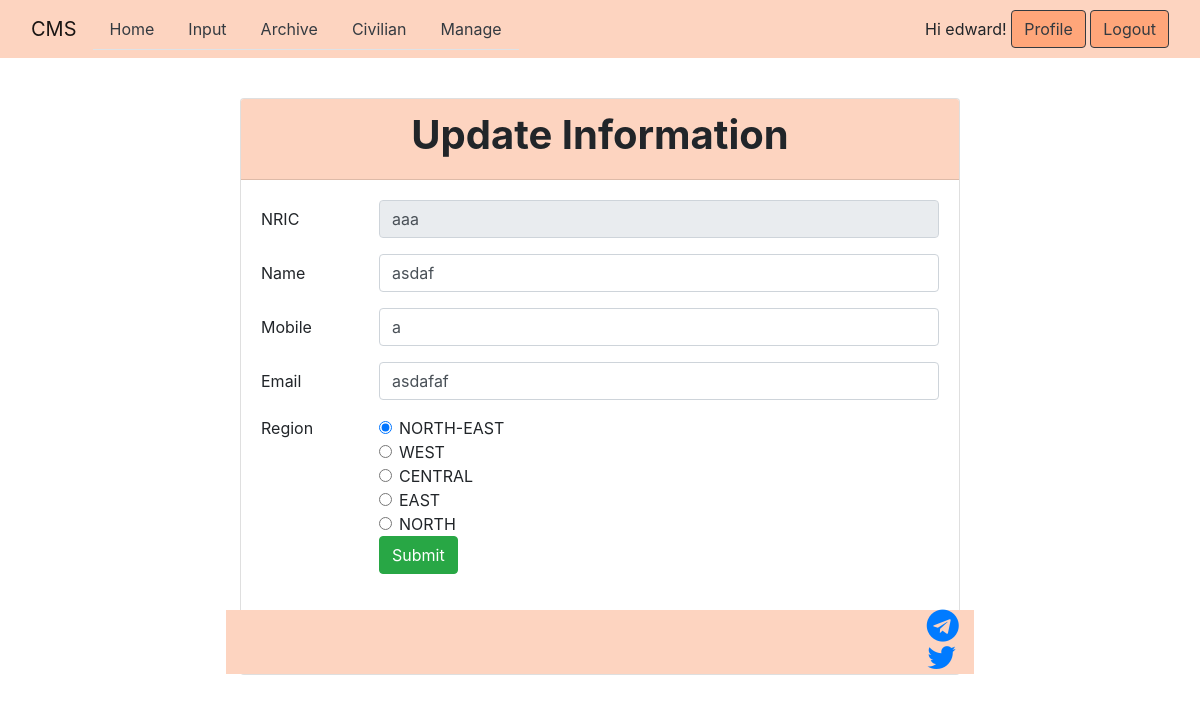
The page /manage_data/update/3/ (signed in) on the database its author committed.
### CMSApp/models.py (models this page shows, shortened)
class CivilianData(models.Model):
    nric = models.CharField(max_length=9, unique=True)
    name = models.CharField(max_length=120)
    region = models.CharField(max_length=60)
    mobile = models.CharField(max_length=8)
    email = models.CharField(max_length=50)

### CMSApp/views.py (the view)
# urls.py: url(r'^manage_data/update/(?P<civ_pk>\w+)/$', views.update_public, name='update_public')
@login_required
def update_public(request, civ_pk):
    civ_data = get_object_or_404(CivilianData, pk=civ_pk)
    if request.method == "POST":
        form = CivilianForm(request.POST, instance=civ_data)
        print(request.POST["name"])
        print(form)
        if form.is_valid():
            form.save()
            return HttpResponseRedirect(reverse('CMSApp:manage'))
        else:
            return render(request, "CMSApp/update_civ.html", {'civ': civ_data})
    else:
        form = CivilianForm(instance=civ_data)
        return render(request, "CMSApp/update_civ.html", {'civ': civ_data})

### CMSApp/template/CMSApp/update_civ.html (shortened to what this page needs)
{% extends "base.html" %}
{% block content %}
<div class="card mx-auto" style="width: 45rem;" >
    <div class="card-header " style="background-color:#fdd4c0">
        <div class="col" align="center">
            <h1><b>Update Information</b></h1>
        </div>
    </div>
    <div class="card-body ">
    <form class="needs-validation" method="post"> {% csrf_token %}
      <div class="form-group row">
        <label for="NRIC" class="col-sm-2 col-form-label">NRIC</label>
        <div class="col-sm-10">
          <input type="text" class="form-control" id="NRIC" name="nric" value="{{ civ.nric }}" disabled>
        </div>
      </div>
      <div class="form-group row">
        <label for="Name" class="col-sm-2 col-form-label">Name</label>
        <div class="col-sm-10">
          <input type="text" class="form-control" id="Name" name="name" value="{{ civ.name }}" required>
        </div>
      </div>
      <div class="form-group row">
        <label for="Mobile" class="col-sm-2 col-form-label">Mobile</label>
        <div class="col-sm-10">
          <input type="text" class="form-control" id="Mobile" name="mobile" value="{{ civ.mobile }}" required>
        </div>
      </div>
      <div class="form-group row">
        <label for="Email" class="col-sm-2 col-form-label">Email</label>
        <div class="col-sm-10">
          <input type="email" class="form-control" id="Email" name="email" value="{{ civ.email }}" required>
        </div>
      </div>
      <div class="row" >
        <legend class="col-form-label col-sm-2 pt-0">Region</legend>
        <div class="col-sm-10">
          <div class="form-check">
            <input class="form-check-input" type="radio" name="region" id="NORTHEAST" value="NORTH-EAST" {% ifequal civ.region 'NORTH-EAST' %}checked{% endifequal %}>
            <label class="form-check-label" for="NORTHEAST">
              NORTH-EAST
            </label>
          </div>
          <div class="form-check">
            <input class="form-check-input" type="radio" name="region" id="WEST" value="WEST" {% ifequal civ.region 'WEST' %}checked{% endifequal %}>
            <label class="form-check-label" for="WEST">
              WEST
            </label>
          </div>
          <div class="form-check">
            <input class="form-check-input" type="radio" name="region" id="CENTRAL" value="CENTRAL" {% ifequal civ.region 'CENTRAL' %}checked{% endifequal %}>
            <label class="form-check-label" for="CENTRAL">
              CENTRAL
            </label>
          </div>
          <div class="form-check">
            <input class="form-check-input" type="radio" name="region" id="EAST" value="EAST" {% ifequal civ.region 'EAST' %}checked{% endifequal %}>
            <label class="form-check-label" for="EAST">
              EAST
            </label>
          </div>
          <div class="form-check">
            <input class="form-check-input" type="radio" name="region" id="NORTH" value="NORTH" {% ifequal civ.region 'NORTH' %}checked{% endifequal %}>
            <label class="form-check-label" for="NORTH">
              NORTH
            </label>
          </div>
        </div>
      </div>
      <div class="form-group row">
        <div class="col-sm-2"></div>
        <div class="col-sm-10">
          <button id="submit" type="submit" class="btn btn-success">Submit</button>
        </div>
      </div>
    </form>
    </div>
{% endblock %}

### CMSApp/template/base.html (shortened to what this page needs)
<html>
    <head>
        <link rel="stylesheet" href="https://cdnjs.cloudflare.com/ajax/libs/font-awesome/4.7.0/css/font-awesome.min.css">
        <link rel="stylesheet" href="https://stackpath.bootstrapcdn.com/bootstrap/4.2.1/css/bootstrap.min.css">
    </head>
    <body>
        <div class="container-fluid">
            <div class="row" style="background-color:#fdd4c0">
                <div class="col-lg-12">
                    <nav class="navbar navbar-expand-lg navbar-light">
                        <a class="navbar-brand" href="#">CMS</a>
                        <div class="collapse navbar-collapse" id="navbarNavAltMarkup" >
                            <div class="nav nav-tabs">
                                <a id = "home" class="nav-item nav-link text-dark" href="{% url 'CMSApp:home' %}">Home</a>
                                <a id = "input" class="nav-item nav-link text-dark " href="{% url 'CMSApp:input' %}">Input</a>
                                <a id = "archive" class="nav-item nav-link text-dark" href="{% url 'CMSApp:archive' %}">Archive</a>
                                <a id = "civilian" class="nav-item nav-link text-dark" href="{% url 'CMSApp:manage' %}">Civilian</a>
                                <a id = "dashboard" class="nav-item nav-link text-dark" href="{% url 'authentication:manage_dashboard' %}">Manage</a>
                            </div>
                        </div>
                        {% if user.is_authenticated %}
                        Hi {{ user.username }}!&nbsp;
                        <button type="button" class="btn btn-outline-dark" onclick="window.location.href='{% url 'authentication:profile' %}'" style="background-color:#ffa67a">
                            Profile
                        </button>&nbsp;
                        <button type="button" class="btn btn-outline-dark" onclick="window.location.href='{% url 'authentication:logout' %}'" style="background-color:#ffa67a">
                            Logout
                        </button>
                        {% else %}
                        You are not logged in &ThinSpace;
                        <br>
                        <button onclick="window.location.href='{% url 'authentication:login' %}'" class="btn btn-outline-dark" style="background-color:#ffa67a">
                            Login
                        </button>
                    {% endif %}
                    </nav>
                </div>
            </div>
            <div style="height:5%"></div>
            {% block content %}
            {% endblock content %}
            <div class="row" style="background-color:#fdd4c0;height:7%;font-size:32px">
                <div class="col-11"></div>
                <div class="col-1">
                    <a href="https://web.telegram.org/#/im?p=g391286369">
                       <i class="fa fa-telegram" aria-hidden="true"></i>
                    </a>
                    <a href="#">
                       <i class="fa fa-twitter" aria-hidden="true"></i>
                    </a>
                </div>
            </div>
        </div>
    </body>
</html>

### CMSApp/template/base.html (style rules this page uses)
body { background-color:#ffffff; }

### rows shown on the page
CivilianData: nric "aaa", name "asdaf", mobile "a", email "asdafaf"

### other values the page prints
{{ user.username }} "edward"
